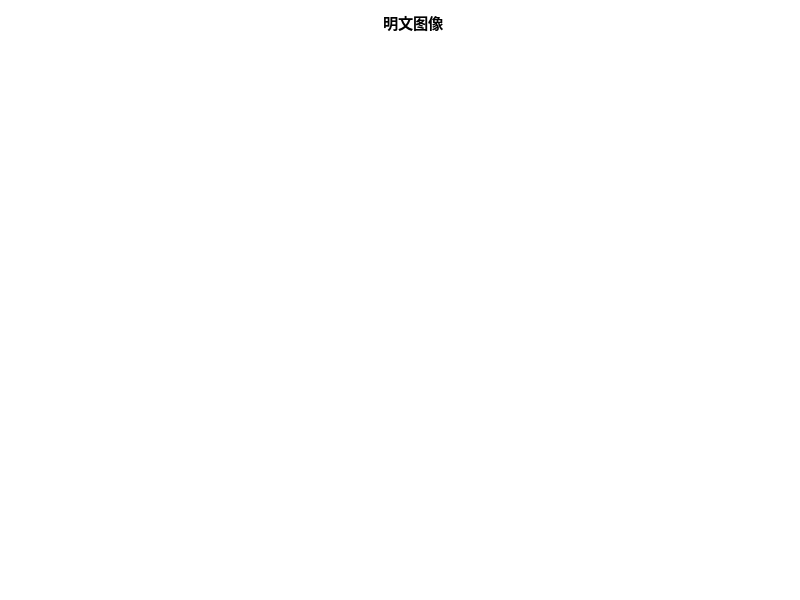
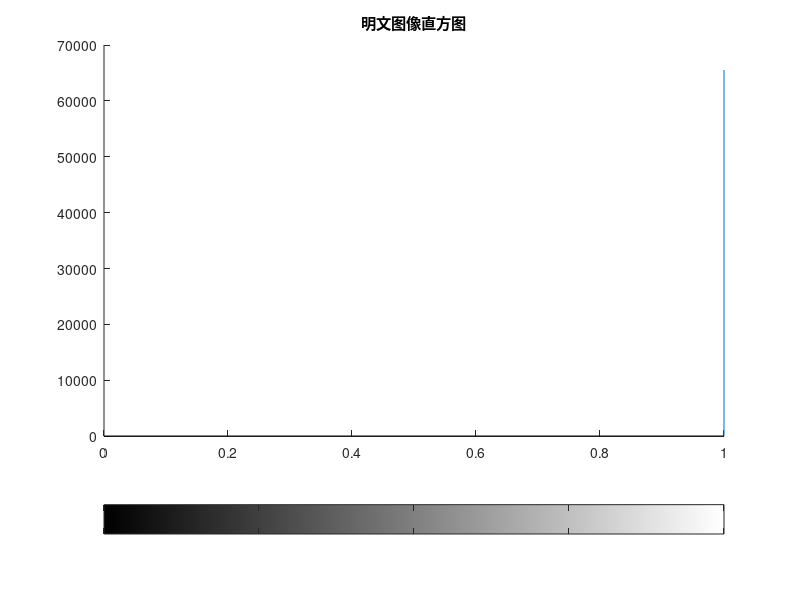

Write the MATLAB code that produced these figures, in order. (Note: this script raises an error after producing the figures.)
%%  m文件说明
%   对《混沌映射与比特重组的图像加密》一文的图像加密算法和解密算法的仿真实验
%   需要调用自定义函数文件cmbr_encryption.m, cmbr_decryption.m

%%  初始化与设置参数
clear;  clc;  close all;

% I0 = imread('fruit.png');  % 与原文相似的蔬果图, 大小为323 * 500
% I0 = I0(:, 1:323);  % 截取方形区域

% I0 = imread('cat.png');  % 招财猫图, 大小为651 * 500

% I0 = zeros(256, 256);  % 结果: 仿真能够进行

I0 = ones(256, 256) .* 255;  % 结果: 仿真能够进行

x0 = 0.234;  S = 1280;

%%  加密部分

%   展示原始明文图像I0和其直方图
figure,  imshow(I0);  title('明文图像');
figure,  imhist(I0);  title('明文图像直方图');

%   用密钥x0对明文图像I0进行加密, 得到中间密文图像C0, 密文图像C和解钥s, 并计时 
tic
[ C, C0, s ] = cmbr_encryption( I0, x0, S );
toc

%   展示中间密文图像C0, 最终密文图像C, 和各自的直方图
figure,  imshow(C0);  title('中间密文图像');
figure,  imhist(C0);  title('中间密文图像直方图');

figure,  imshow(C);  title('最终密文图像');
figure,  imhist(C);  title('最终密文图像直方图');

% close all
%%  解密部分

%   展示初始密文图像C和其直方图
figure,  imshow(C);  title('初始密文图像');
figure,  imhist(C);  title('初始密文图像直方图');

%   用解钥x0和s对密文图像C进行解密, 得到中间密文图像C1和明文图像I1, 并计时
tic
[I1, C1] = cmbr_decryption( C, x0, s, S );
toc

%   展示中间密文图像C1, 明文图像I1以及各自的直方图
figure,  imshow(C1);  title('中间密文图像');
figure,  imhist(C1);  title('中间密文图像直方图');

figure,  imshow(I1);  title('解密所得最终图像');
figure,  imhist(I1);  title('解密所得最终图像直方图');

if isequal(C0, C1)
    disp('解密过程得到的中间密文图像与加密过程的一致, 无损');
else
    disp('解密过程得到的中间密文图像与加密过程的不完全一致, 有损');
end

if isequal(I0, I1)
    disp('解密过程得到的解密图像与原明文图像一致, 无损');
else
    disp('解密过程得到的解密图像与原明文图像不完全一致, 有损');
end

% close all